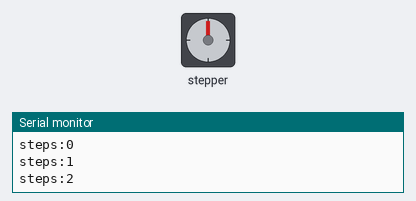
This sketch was run on a simulated Arduino Uno, built with avr-gcc and run on an emulated ATmega328P. Shown: stepper motor, the last lines printed to the serial monitor. Stepper angles assume 2000 steps per turn.

Above: at 0.05 s.
At 9.98 s:
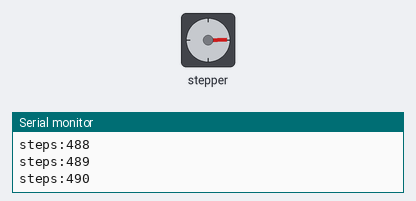
At 19.92 s:
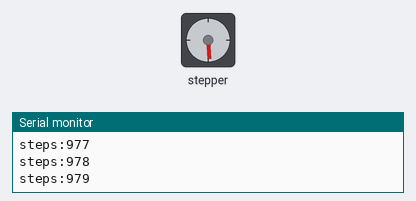
At 39.86 s:
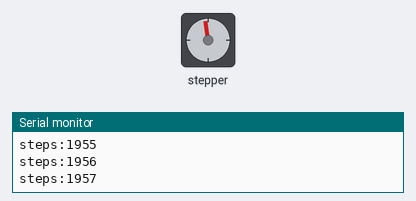
Timing chart, 0 to 40.0 s (numbered marks = the images above):
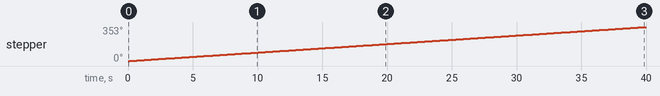

Measured:
- by itself, stepper: keeps turning clockwise at about 9°/s

The sketch:

carrot.ino
```cpp
#include <Stepper.h>

const int stepsPerRevolution = 2000; //hange this to fit the number of steps per revolution
// for your motor

// initialize the stepper library on pins 8 through 11:
Stepper myStepper(stepsPerRevolution, 8, 9, 10, 11);

int stepCount = 0;         // number of steps the motor has taken

void setup() {
  // initialize the serial port:
  Serial.begin(9600);
}

void loop() {
  // step one step:
  myStepper.step(1);
  Serial.print("steps:");
  Serial.println(stepCount);
  stepCount++;
  delay(20);             //ここの数字が小さければ小さいほど速い！
}
```
